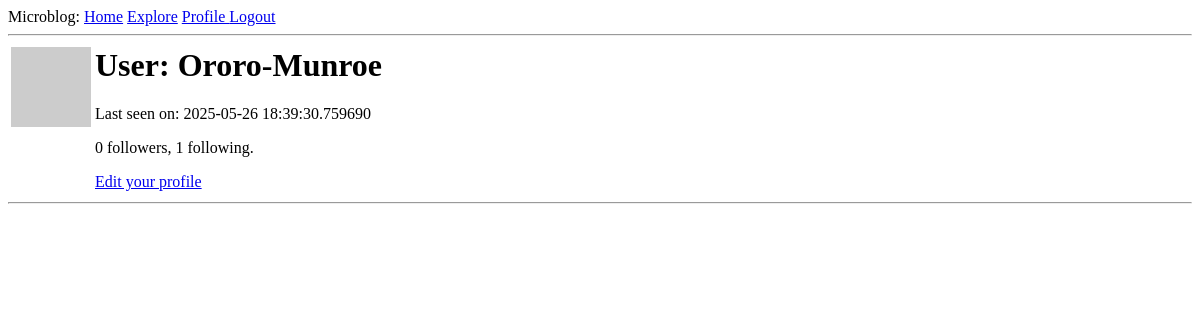
Before: /user/Ororo-Munroe (signed in) with the older database file.
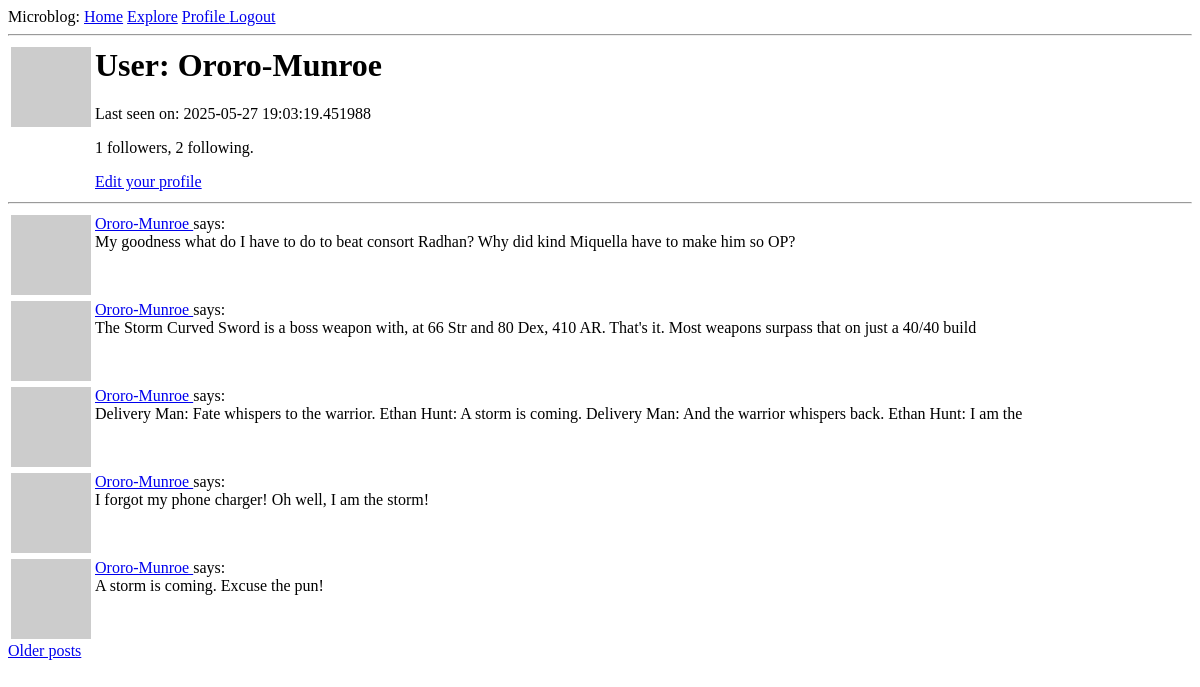
After: the same page with the newer database file.
### app/models.py (models this page shows, shortened)
class User(UserMixin, db.Model):
    id: so.Mapped[int] = so.mapped_column(primary_key=True)
    username: so.Mapped[str] = so.mapped_column(sa.String(64), index=True,
                                                unique=True)
    email: so.Mapped[str] = so.mapped_column(sa.String(120), index=True,
                                             unique=True)
    password_hash: so.Mapped[Optional[str]] = so.mapped_column(sa.String(256))
    posts: so.WriteOnlyMapped['Post'] = so.relationship(
        back_populates='author')
    about_me: so.Mapped[Optional[str]] = so.mapped_column(sa.String(140))
    last_seen: so.Mapped[Optional[datetime]] = so.mapped_column(
        default=lambda: datetime.now(timezone.utc))
    following: so.WriteOnlyMapped['User'] = so.relationship(
        secondary=followers, primaryjoin=(followers.c.follower_id == id),
        secondaryjoin=(followers.c.followed_id == id),
        back_populates='followers')
    followers: so.WriteOnlyMapped['User'] = so.relationship(
        secondary=followers, primaryjoin=(followers.c.followed_id == id),
        secondaryjoin=(followers.c.follower_id == id),
        back_populates='following')
    def avatar(self, size):
        digest = md5(self.email.lower().encode('utf-8')).hexdigest()
        return f'https://www.gravatar.com/avatar/{digest}?d=identicon&s={size}'
    @login.user_loader
    def load_user(id):
        return db.session.get(User, int(id))
    def followers_count(self):
        query = sa.select(sa.func.count()).select_from(
            self.followers.select().subquery())
        return db.session.scalar(query)
    def following_count(self):
        query = sa.select(sa.func.count()).select_from(
            self.following.select().subquery())
        return db.session.scalar(query)

class Post(db.Model):
    id: so.Mapped[int] = so.mapped_column(primary_key=True)
    body: so.Mapped[str] = so.mapped_column(sa.String(140))
    timestamp: so.Mapped[datetime] = so.mapped_column(
        index=True, default=lambda: datetime.now(timezone.utc))
    user_id: so.Mapped[int] = so.mapped_column(sa.ForeignKey(User.id),
                                               index=True)
    author: so.Mapped[User] = so.relationship(back_populates='posts')

### app/routes.py (the view)
@app.route('/user/<username>')
@login_required
def user(username):
    user = db.first_or_404(sa.select(User).where(User.username == username))
    page = request.args.get('page', 1, type=int)
    query = user.posts.select().order_by(Post.timestamp.desc())
    posts = db.paginate(query, page=page,
                        per_page=app.config['POSTS_PER_PAGE'],
                        error_out=False)
    next_url = url_for('user', username=user.username, page=posts.next_num) if posts.has_next else None
    prev_url = url_for('user', username=user.username, page=posts.prev_num) if posts.has_prev else None
    form = EmptyForm()
    return render_template('user.html', user=user, posts=posts.items,
                           next_url=next_url, prev_url=prev_url, form=form)

### app/routes.py (called while the page is built)
@app.before_request
def before_request():
    if current_user.is_authenticated:
        current_user.last_seen = datetime.now(timezone.utc)
        db.session.commit()

### app/templates/user.html (shortened to what this page needs)
{% extends "base.html" %}
{% block content %}
    <table>
        <tr valign="top">
            <td><img src="{{ user.avatar(128) }}"></td>
            <td>
                <h1>User: {{ user.username }}</h1>
                {% if user.last_seen %}<p>Last seen on: {{ user.last_seen }}</p>{% endif %}
                <p>{{ user.followers_count() }} followers, {{ user.following_count() }} following.</p>
                {% if user == current_user %}
                <p><a href="{{ url_for('edit_profile') }}">Edit your profile</a></p>
                {% endif %}
            </td>
        </tr>
    </table>
    <hr>
    {% for post in posts %}
        {% include '_post.html' %}
    {% endfor %}
    {% if next_url %}
    <a href="{{ next_url }}">Older posts</a>
    {% endif %}
{% endblock %}

### app/templates/_post.html
<table>
  <tr valign="top">
      <td><img src="{{ post.author.avatar(36) }}"></td>
      <td>
          <a href="{{ url_for('user', username=post.author.username) }}">
              {{ post.author.username }}
          </a>
          says:<br>{{ post.body }}
      </td>
  </tr>
</table>

Changed rows visible on the page:
changed User "Ororo-Munroe": last_seen "2025-05-26 18:39:30.759690" → "2025-05-27 19:03:19.451988"
added Post: author.username "Ororo-Munroe", body "My goodness what do I have to do to beat consort Radhan? Why did kind Miquella have to make him so OP?"
added Post: author.username "Ororo-Munroe", body "The Storm Curved Sword is a boss weapon with, at 66 Str and 80 Dex, 410 AR. That's it. Most weapons surpass that on just a 40/40 build"
added Post: author.username "Ororo-Munroe", body "Delivery Man: Fate whispers to the warrior. Ethan Hunt: A storm is coming. Delivery Man: And the warrior whispers back. Ethan Hunt: I am the"
added Post: author.username "Ororo-Munroe", body "I forgot my phone charger! Oh well, I am the storm!"
added Post: author.username "Ororo-Munroe", body "A storm is coming. Excuse the pun!"
Other visible differences:
{{ user.followers_count() }}: "0" → "1"
{{ user.following_count() }}: "1" → "2"
text now shown: "Older posts"
